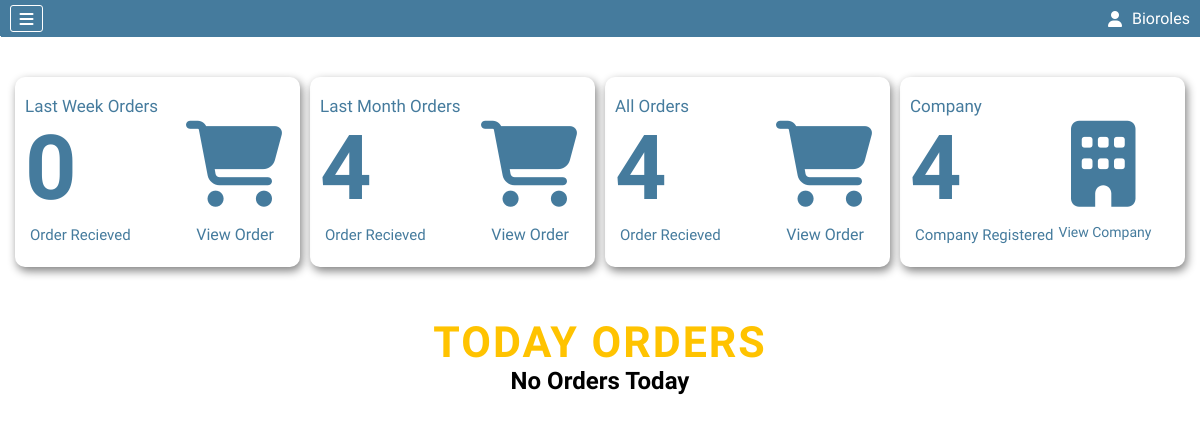
The page /dashboard.php (signed in) on the database as committed earlier.
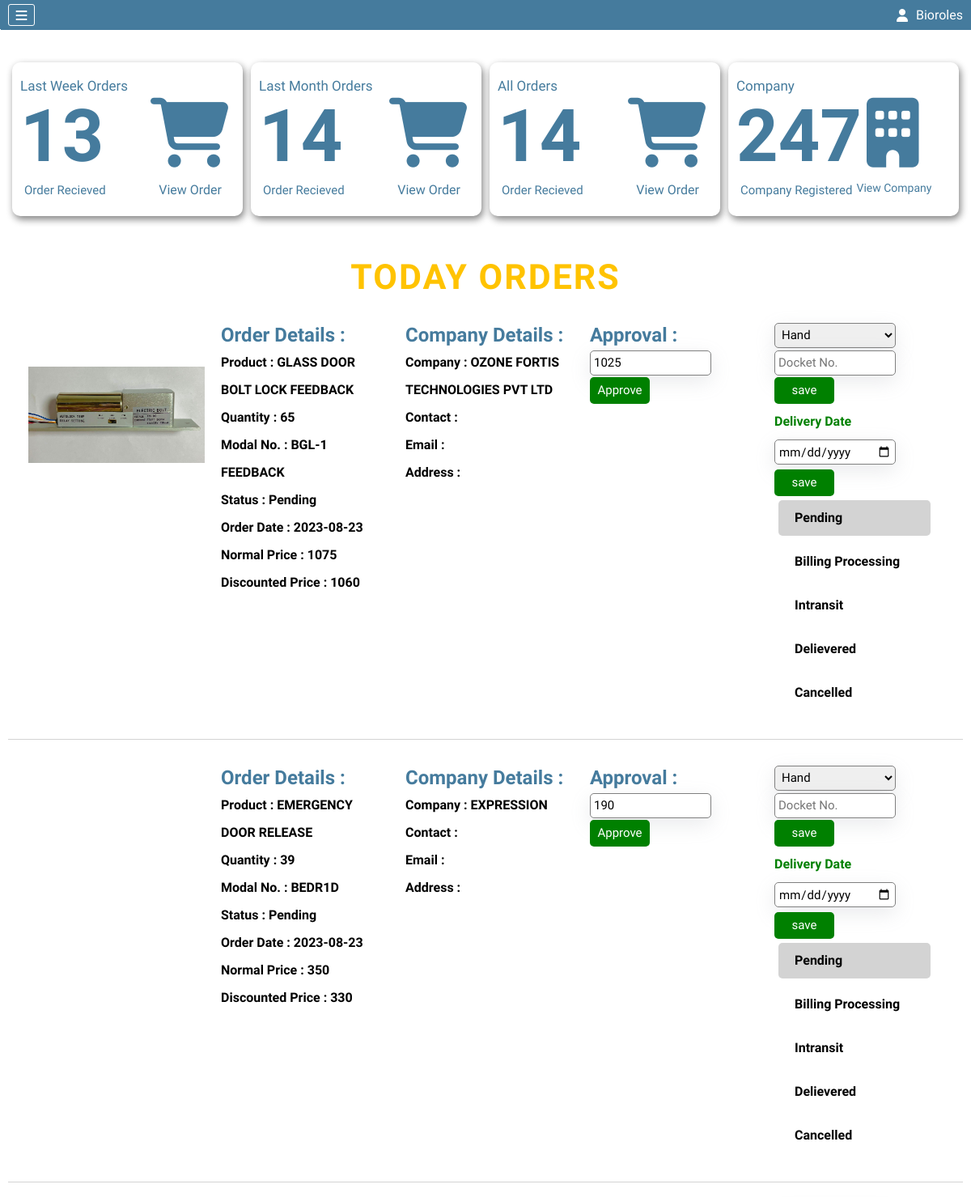
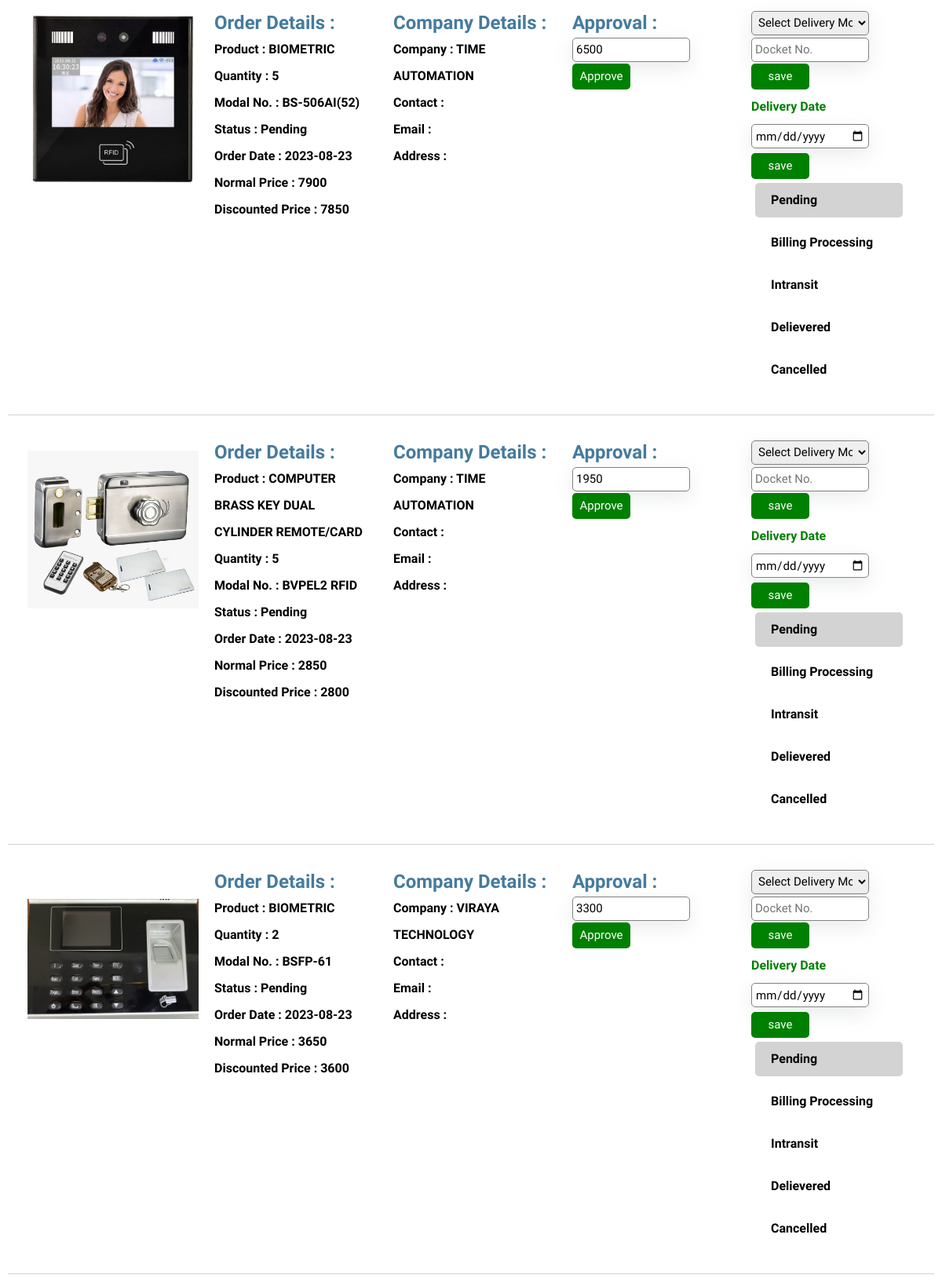
The same page on the database as committed later (2 pictures, top to bottom).
### tables this page shows
CREATE TABLE `orders` (
  `Order_Id` int(11) NOT NULL AUTO_INCREMENT,
  `cart_no` int(11) NOT NULL DEFAULT 0,
  `Order_Date` varchar(100) NOT NULL,
  `Delivery_Date` varchar(100) DEFAULT '',
  `Order_Pieces` int(11) NOT NULL,
  `Sale_Price` int(11) NOT NULL,
  `Approved_Price` int(11) NOT NULL DEFAULT 0,
  `Approved` tinyint(1) NOT NULL DEFAULT 0,
  `Order_Status` int(11) NOT NULL DEFAULT 1,
  `Product_Id` int(11) NOT NULL,
  `Company_Id` int(11) NOT NULL,
  `Cancel_Reason` varchar(100) NOT NULL DEFAULT 'This Item is currently out of Stock',
  `Delievery_Mode` int(11) NOT NULL DEFAULT 0,
  `Docket_No` varchar(100) DEFAULT '',
  `Return_Status` int(11) NOT NULL DEFAULT 0,
  `Return_Pieces` int(11) NOT NULL DEFAULT 0,
  `Return_Approvel` int(11) NOT NULL DEFAULT 0,
  `Return_Reason` varchar(500) NOT NULL DEFAULT '',
  `Return_Date` varchar(50) NOT NULL DEFAULT '',
  PRIMARY KEY (`Order_Id`)
);

CREATE TABLE `product` (
  `Product_Id` int(11) NOT NULL AUTO_INCREMENT,
  `Product_Name` varchar(50) NOT NULL,
  `Product_Modal_No` varchar(100) NOT NULL,
  `Product_Img` varchar(100) NOT NULL,
  `Normal_Price` int(11) NOT NULL,
  `Discounted_Price` int(11) NOT NULL,
  `Quantity` int(11) NOT NULL,
  `Latest_Stock_Date` date NOT NULL DEFAULT current_timestamp(),
  `P_Category_Id` int(11) NOT NULL,
  PRIMARY KEY (`Product_Id`)
);

CREATE TABLE `orderstatus` (
  `Status_Id` int(11) NOT NULL AUTO_INCREMENT,
  `Status_Name` varchar(50) NOT NULL,
  PRIMARY KEY (`Status_Id`)
);

CREATE TABLE `company` (
  `Company_Id` int(11) NOT NULL AUTO_INCREMENT,
  `userId` int(11) NOT NULL DEFAULT 0,
  `Admin_Type` int(11) NOT NULL DEFAULT 2,
  `Active_Status` int(11) NOT NULL DEFAULT 1,
  `Approvel` int(11) DEFAULT 0,
  `Company_Code` int(11) NOT NULL,
  `Company_Name` varchar(500) NOT NULL,
  `Company_Phone` varchar(100) NOT NULL DEFAULT '',
  `Company_Email` varchar(50) NOT NULL DEFAULT '',
  `Company_Address` varchar(500) NOT NULL,
  `Company_Username` varchar(500) NOT NULL,
  `Company_Password` varchar(100) NOT NULL,
  `Company_GST` varchar(25) DEFAULT '',
  `Company_PAN` varchar(15) DEFAULT '',
  `Company_TAN` varchar(15) DEFAULT '',
  `Company_Licence` varchar(15) DEFAULT '',
  `Company_Registration` varchar(25) DEFAULT '',
  PRIMARY KEY (`Company_Id`),
  UNIQUE KEY `Company_Username` (`Company_Username`)
);

### dashboard.php (the view, shortened to what the changed rows need)
<?php include "./components/header.php" ?>
<section class="dashboardPage">
<?php
if(isset($_SESSION['Company_Id'])){
    $companyId=$_SESSION['Company_Id'];
    $adminSql="select `Admin_Type` from company where `Company_Id`=$companyId";
}elseif(isset($_SESSION['User_Id'])){
    $userId=$_SESSION['User_Id'];
    $adminSql="select `Admin_Type` from users where `User_Id`=$userId";
}
$adminResult=mysqli_query($conn,$adminSql);
$adminRow=mysqli_fetch_assoc($adminResult);
if($adminRow['Admin_Type']==1){
    $todayDate=date("Y-m-d");
    if((intval(date("d"))-7)<1){
        $Lastweek=30+(intval(date("d"))-7)<10?"0".(30+(intval(date("d"))-7)):(30+(intval(date("d"))-7));
        $lastWeekMonth=(intval(date("m"))-1)<10?"0".(intval(date("m"))-1):(intval(date("m"))-1);
        if($lastWeekMonth<1){
            $lastWeekMonth=(12+$lastWeekMonth)<10?"0".(12+$lastWeekMonth):(12+$lastWeekMonth);
            $lastWeekYear=intval(date("Y"))-1;
        }else{
            $lastWeekYear=intval(date("Y"));
        }
    }else{
        $Lastweek=intval(date("d"))-7<10?"0".intval(date("d"))-7:intval(date("d"))-7;
        $lastWeekMonth=intval(date("m"))<10?"0".intval(date("m")):intval(date("m"));
        $lastWeekYear=intval(date("Y"));
    }
    $lastweekDate=date("$lastWeekYear-$lastWeekMonth-$Lastweek");
    $last2DaysOrderSql="select * from orders where `Order_Date`>'$lastweekDate' group by `cart_no`";
    $lastWeekOrderResult=mysqli_query($conn,$last2DaysOrderSql);
    if((intval(date("m"))-1)<1){
        $LastMonth=(12+(intval(date("m"))-1))<10?"0".(12+(intval(date("m"))-1)):(12+(intval(date("m"))-1));
        $LastMonthYear=intval(date("Y"))-1;
    }else{
        $LastMonth=(intval(date("m"))-1)<10?"0".(intval(date("m"))-1):(intval(date("m"))-1);
        $LastMonthYear=intval(date("Y"));
    }
    $lastMonthDate=date("$LastMonthYear-$LastMonth-d");
    $lastMonthOrderSql="select * from orders where `Order_Date`>'$lastMonthDate' group by `cart_no`";
    $lastMonthOrderResult=mysqli_query($conn,$lastMonthOrderSql);
    $allOrderSql="select * from orders group by `cart_no`";
    $allOrderResult=mysqli_query($conn,$allOrderSql);
    $allCompanySql="select * from company";
    $allCompanyResult=mysqli_query($conn,$allCompanySql);
?>
    <div class="adminSection">
        <div class="items">
            <div class="inner-item1">
                <h3>Last Week Orders</h3>
                <h2><?php echo mysqli_num_rows($lastWeekOrderResult) ?></h2>
                <p>Order Recieved</p>
            </div>
            <div class="inner-item2">
                <a href="allOrders.php?weekDate=<?php echo $lastweekDate ?>">
                <span class="title">View Order</span>
                <i class="fa-solid fa-cart-shopping"></i></a>
            </div>
        </div>
        <div class="items">
            <div class="inner-item1">
                <h3>Last Month Orders</h3>
                <h2><?php echo mysqli_num_rows($lastMonthOrderResult) ?></h2>
                <p>Order Recieved</p>
            </div>
            <div class="inner-item2">
                <a href="allOrders.php?monthDate=<?php echo $lastMonthDate ?>">
                <span class="title">View Order</span>
                <i class="fa-solid fa-cart-shopping"></i></a>
            </div>
        </div>
        <div class="items">
            <div class="inner-item1">
                <h3>All Orders</h3>
                <h2><?php echo mysqli_num_rows($allOrderResult) ?></h2>
                <p>Order Recieved</p>
            </div>
            <div class="inner-item2">
                <a href="allOrders.php">
                <span class="title">View Order</span>
                <i class="fa-solid fa-cart-shopping"></i></a>
            </div>
        </div>
        <div class="items">
            <div class="inner-item1">
                <h3>Company</h3>
                <h2><?php echo mysqli_num_rows($allCompanyResult) ?></h2>
                <p>Company Registered</p>
            </div>
            <div class="inner-item2">
                <a href="company.php">
                <span class="company">View Company</span>
                <i class="fa-solid fa-building"></i></a>
                </div>
            </div>
        </div>
    <h1>Today Orders</h1>
    <div class="todayOrdersContainer">
        <?php
        if(isset($_SESSION['User_Id'])){
            $aosql="select * from orders join product on orders.`Product_Id`=product.`Product_Id` join orderstatus on orderstatus.`Status_Id`=orders.`Order_Status` join company on company.`Company_Id`=orders.`Company_Id` left join deliverymode on orders.`Delievery_Mode`=deliverymode.`Delivery_Id` where `Order_Date`='$todayDate' and company.`userId`=$userId order by orders.`Order_Id` asc";
        }else{
            $aosql="select * from orders join product on orders.`Product_Id`=product.`Product_Id` join orderstatus on orderstatus.`Status_Id`=orders.`Order_Status` join company on company.`Company_Id`=orders.`Company_Id` left join deliverymode on orders.`Delievery_Mode`=deliverymode.`Delivery_Id` where `Order_Date`='$todayDate' order by orders.`Order_Id` asc";
        }
        $aoresult=mysqli_query($conn,$aosql);
        if(mysqli_num_rows($aoresult)>0){
            while($aorow=mysqli_fetch_assoc($aoresult)){
        ?>
                <div class="order">
                    <div class="order-box image" style="background-image:url('./uploadImages/<?php echo $aorow['Product_Img'] ?>')">
                    </div>
                    <div class="order-box">
                        <h2>Order Details : </h2>
                        <div><span>Product : </span><span><?php echo $aorow['Product_Name'] ?></span></div>
                        <div><span>Quantity : </span><span><?php echo $aorow['Order_Pieces'] ?></span></div>
                        <div><span>Modal No. : </span><span><?php echo $aorow['Product_Modal_No'] ?></span></div>
                        <div><span>Status : </span><span><?php echo $aorow['Status_Name'] ?></span></div>
                        <div><span>Order Date : </span><span><?php echo $aorow['Order_Date'] ?></span></div>
                        <div><span>Normal Price : </span><span><?php echo $aorow['Normal_Price'] ?></span></div>
                        <div><span>Discounted Price : </span><span><?php echo $aorow['Discounted_Price'] ?></span></div>
                    </div>
                    <div class="order-box">
                        <h2>Company Details : </h2>
                        <div><span>Company : </span><span><?php echo $aorow['Company_Name'] ?></span></div>
                        <div><span>Contact : </span><span><?php echo $aorow['Company_Phone'] ?></span></div>
                        <div><span>Email : </span><span><?php echo $aorow['Company_Email'] ?></span></div>
                        <div><span>Address : </span><span><?php echo $aorow['Company_Address'] ?></span></div>
                    </div>
                    <?php
                    if(!isset($_SESSION['User_Id'])){
                    ?>
                    <div class="order-box">
                        <h2>Approval : </h2>
                        <form action="dashboard.php" method="post">
                            <?php
                            if(($aorow['Approved']==1 or $aorow['Order_Status']==5) or $aorow['Order_Status']==5){
                                $disable="style='background-color:lightgrey' disabled";
                            }else{
                                $disable="";
                            }
                            ?>
                            <input class="order-input" type="text" name="approvedPrice" value="<?php echo $aorow['Approved_Price'] ?>" <?php echo $disable ?>>
                            <input class="order-btn" type="submit" value="Approve" <?php echo $disable ?>>
                        </form>
                    </div>
                    <?php
                    }
                    ?>
                    <div class="order-box2">
                        <form action="dashboard.php" method="post">
                            <?php
                            if((($aorow['Delievery_Mode']>0 or $aorow['Order_Status']==5) and $aorow['Docket_No']!=="") or $aorow['Order_Status']==5){
                                $disabledAgain="style='background-color:lightgrey' disabled";
                            }else{
                                $disabledAgain="";
                            }
                            ?>
                            <select class="select-b" name="delivery" <?php echo $disabledAgain ?> required>
                                <option value="" selected disabled>Select Delivery Mode</option>
                                <?php
                                $delModeSql="select * from deliverymode";
                                $delModeResult=mysqli_query($conn,$delModeSql);
                                if(mysqli_num_rows($delModeResult)>0){
                                    while($delModeRow=mysqli_fetch_assoc($delModeResult)){
                                        if($aorow['Delievery_Mode']==$delModeRow['Delivery_Id']){
                                            $selected="selected";
                                        }else{
                                            $selected="";
                                        }
                                ?>
                                        <option value="<?php echo $delModeRow['Delivery_Id'] ?>" <?php echo $selected ?>><?php echo $delModeRow['Delivery_Type'] ?></option>
                                <?php
                                    }
                                }
                                ?>
                            </select><br>
                            <input class="order-input" type="text" name="docketNo" placeholder="Docket No." value="<?php echo $aorow['Docket_No'] ?>" <?php echo $disabledAgain ?>>
                            <input class="order-btn" type="submit" value="save" <?php echo $disabledAgain ?>>
                        </form>
                        <form style="margin-top:5px;" action="dashboard.php" method="post">
                            <?php
                            if($aorow['Delivery_Date']!=="" or $aorow['Order_Status']==5){
                                $disabling="style='background-color:lightgrey' disabled";
                            }else{
                                $disabling="";
                            }
                            ?>
                            <label for="deliveryDate" style="color:green">Delivery Date</label><br>
                            <input class="order-input" type="date" max="<?php echo date("Y-m-d") ?>" name="deliveryDate" id="deliveryDate" value="<?php echo $aorow['Delivery_Date'] ?>" <?php echo $disabling ?>>
                            <input class="order-btn" type="submit" value="save" <?php echo $disabling ?>>
                        </form>
                    <?php
                        $orderstatusSql="select * from orderstatus";
                        $orderstatusResult=mysqli_query($conn,$orderstatusSql);
                        if(mysqli_num_rows($orderstatusResult)>0){
                            while($orderstatusRow=mysqli_fetch_assoc($orderstatusResult)){
                                if($aorow['Order_Status']>=$orderstatusRow['Status_Id']){
                                    $disabled="style='background-color:lightgrey;pointer-events:none'";
                                }else{
                                    $disabled="";
                                }
                        ?>
                                <a class="order-button" href="dashboard.php?oid=<?php echo $aorow['Order_Id'] ?>&osid=<?php echo $orderstatusRow['Status_Id'] ?>&productId=<?php echo $aorow['Product_Id'] ?>" <?php echo $disabled ?>><?php echo $orderstatusRow['Status_Name'] ?></a>
                        <?php
                            }
                        }
                    ?>
                    </div>
                </div>
        <?php
            }
        }else{
        ?>
            <h2 align="center">No Orders Today</h2>
        <?php
        }
        ?>
    </div>
    <?php } ?>
</section>
<?php include "./components/footer.php" ?>

Rows that differ between the two databases and show on the page:
added orders: Product_Id.Product_Name "GLASS DOOR BOLT LOCK FEEDBACK", Order_Pieces "65", Product_Id.Product_Modal_No "BGL-1 FEEDBACK", orderstatus.Status_Name "Pending", Order_Date "2023-08-23", Product_Id.Normal_Price "1075", Product_Id.Discounted_Price "1060", Company_Id.Company_Name "OZONE FORTIS TECHNOLOGIES PVT LTD", approvedPrice "1025"
now on this page (row unchanged): orderstatus: Status_Name "Pending"
now on this page (row unchanged): orderstatus: Status_Name "Billing Processing"
now on this page (row unchanged): orderstatus: Status_Name "Intransit"
now on this page (row unchanged): orderstatus: Status_Name "Delievered"
now on this page (row unchanged): orderstatus: Status_Name "Cancelled"
now on this page (row edited): orders: Product_Id.Product_Name "EMERGENCY DOOR RELEASE", Order_Pieces "39", Product_Id.Product_Modal_No "BEDR1D", orderstatus.Status_Name "Pending", Order_Date "2023-08-23", Product_Id.Normal_Price "350", Product_Id.Discounted_Price "330", Company_Id.Company_Name "EXPRESSION", approvedPrice "190"
now on this page (row edited): orders: Product_Id.Product_Name "BIOMETRIC", Order_Pieces "5", Product_Id.Product_Modal_No "BS-506AI(52)", orderstatus.Status_Name "Pending", Order_Date "2023-08-23", Product_Id.Normal_Price "7900", Product_Id.Discounted_Price "7850", Company_Id.Company_Name "TIME AUTOMATION", approvedPrice "6500"
now on this page (row edited): orders: Product_Id.Product_Img (picture), Product_Id.Product_Name "COMPUTER BRASS KEY DUAL CYLINDER REMOTE/CARD", Order_Pieces "5", Product_Id.Product_Modal_No "BVPEL2 RFID", orderstatus.Status_Name "Pending", Order_Date "2023-08-23", Product_Id.Normal_Price "2850", Product_Id.Discounted_Price "2800", Company_Id.Company_Name "TIME AUTOMATION", approvedPrice "1950"
now on this page (row edited): orders: Product_Id.Product_Img (picture), Product_Id.Product_Name "BIOMETRIC", Order_Pieces "2", Product_Id.Product_Modal_No "BSFP-61", orderstatus.Status_Name "Pending", Order_Date "2023-08-23", Product_Id.Normal_Price "3650", Product_Id.Discounted_Price "3600", Company_Id.Company_Name "VIRAYA TECHNOLOGY", approvedPrice "3300"
Other text that changed with them:
mysqli_num_rows($lastWeekOrderResult): "0" → "13"
mysqli_num_rows($lastMonthOrderResult): "4" → "14"
mysqli_num_rows($allOrderResult): "4" → "14"
mysqli_num_rows($allCompanyResult): "4" → "247"
text no longer shown: "No Orders Today"
